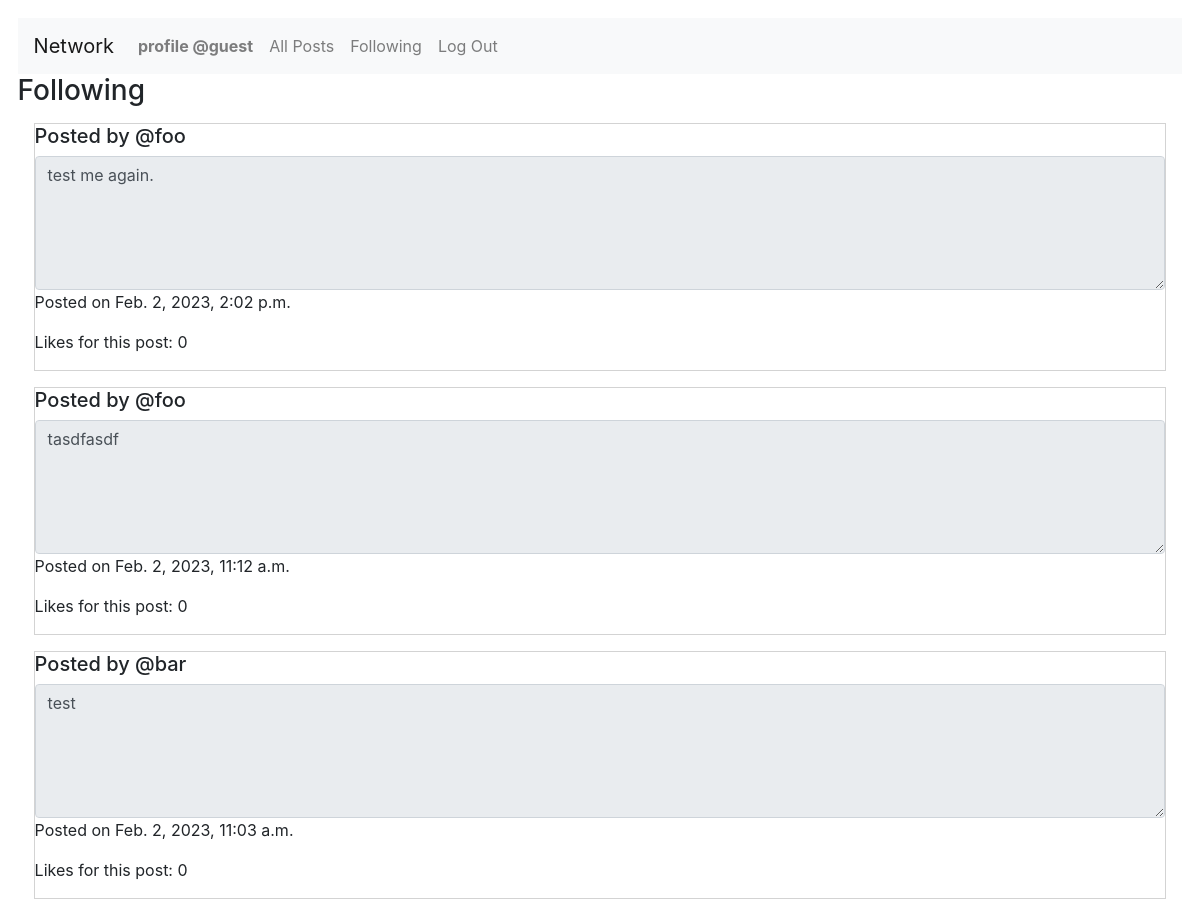
The app's page /following (signed in), older data.
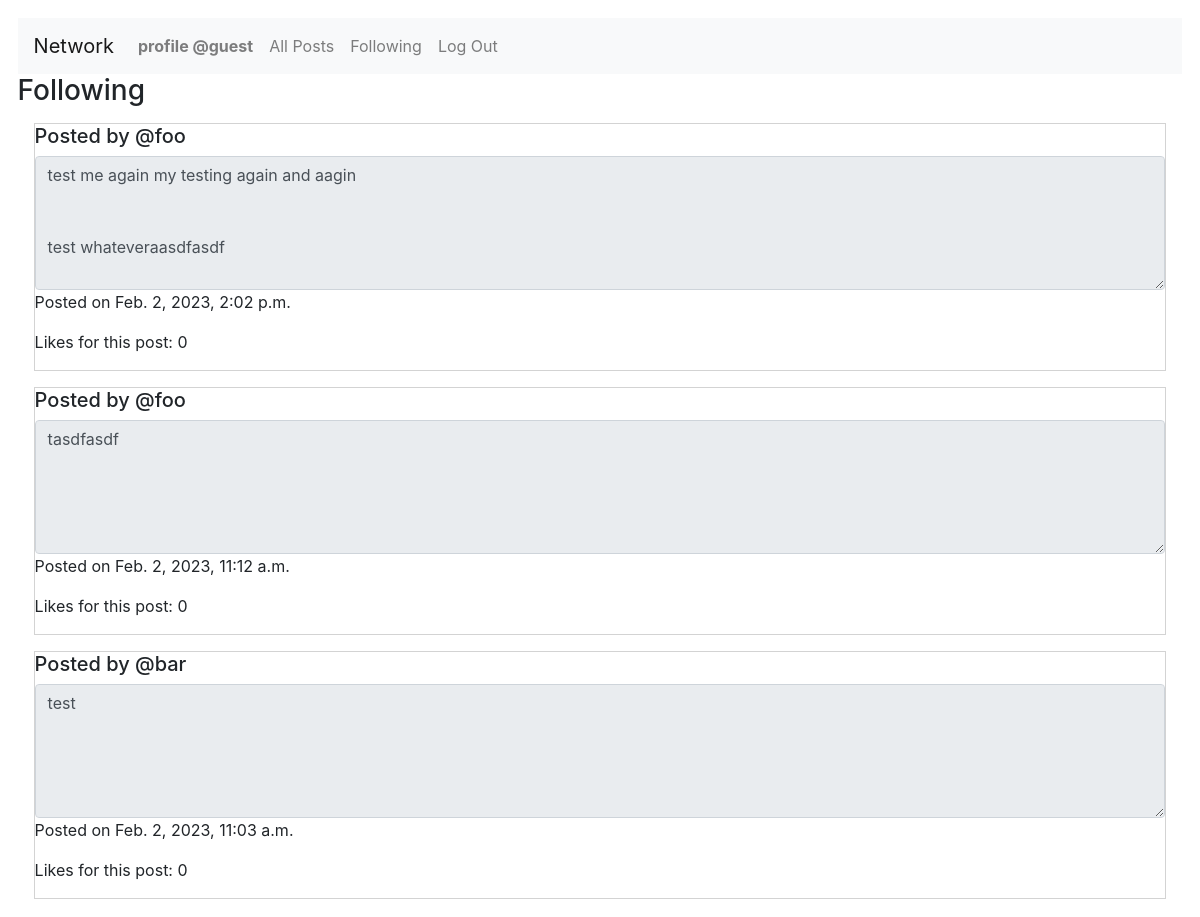
The same page, newer data.
### network/models.py (models this page shows, shortened)
class User(AbstractUser):
    pass
    def __str__(self) -> str:
        return f"User Name: {self.username} - User ID: {self.id}"

class Posts(models.Model):
    creator = models.ForeignKey(
        User, on_delete=models.PROTECT, related_name="get_creator_listings", blank=False)
    content = models.TextField(max_length=600)
    createdDate = models.DateTimeField(auto_now_add=True)
    numberLikes = models.IntegerField(blank=True, default=0)

### network/views.py (the view)
# urls.py: path("following", views.getFollowing, name="getFollowing"),
@csrf_exempt
@login_required
def getFollowing(request):
    print("In getFollowing")
    user = request.user
    print(user)
    user_id = request.user.id
    user_name = request.user.username
    currentOBJ = Follow.objects.get(id=user_id)
    following = currentOBJ.following.all()
    qs = following.order_by().values('id')
    qs = list(qs)
    emptyQueryset = Posts.objects.filter(creator=0)
    for dic in qs:
        for val in dic.values():
            print(val)
            listings = Posts.objects.filter(creator=val)
            UserObject = User.objects.filter(id=val)
            if emptyQueryset.exists():
                newQueryset = newQueryset | listings
            else:
                newQueryset = emptyQueryset | listings
                emptyQueryset = newQueryset
    PostsByDate = newQueryset.order_by('-createdDate')
    return render(request, "network/following.html", {"listings": PostsByDate, "UserObject": UserObject})

### network/templates/network/following.html
{% extends "network/layout.html" %}
{% block body %}
    <h3>Following</h3>
    {% for list in listings %}
    <div id="allPostings">
        <div class="post{{forloop.counter0}}">
            <h5 class="creator">Posted by {{list.creator.username}}</h5><textarea
                class="form-control content" id="readonlyContent" rows="5"
                readonly="true">{{list.content}}</textarea>
             <p class="timestamp">Posted on {{list.createdDate}}</p>
            <p class="numberLikes">Likes for this post: {{list.numberLikes}}</p>
        </div>
    </div>
    {% endfor %}
{% endblock %}

### network/templates/network/layout.html (shortened to what this page needs)
{% load static %}
<!DOCTYPE html>
<html lang="en">
<head>
    <link rel="stylesheet" href="https://stackpath.bootstrapcdn.com/bootstrap/4.4.1/css/bootstrap.min.css"
>
    <link href="{% static 'network/styles.css' %}" rel="stylesheet">
</head>
<body>
    <nav class="navbar navbar-expand-lg navbar-light bg-light">
        <a class="navbar-brand" href="{% url 'index' %}">Network</a>
        <div>
            <ul class="navbar-nav mr-auto">
                {% if user.is_authenticated %}
                <li class="nav-item">
                    <a class="nav-link" id="djangoProfile" href="{% url 'getProfile' %}"><strong>profile {{ user.username }}</strong></a>
                </li>
                <li class="nav-item">
                    <a class="nav-link" id="djangoAllPosts" href="{% url 'djangoAllPosts' %}">All Posts</a>
                </li>
                {% endif %}
                {% if user.is_authenticated %}
                <li class="nav-item">
                    <a class="nav-link" id="djangoFollowing" href="{% url 'getFollowing' %}">Following</a>
                </li>
                <li class="nav-item">
                    <a class="nav-link" href="{% url 'logout' %}">Log Out</a>
                </li>
                {% endif %}
            </ul>
        </div>
    </nav>
    <div class="body">
        {% block body %}
        {% endblock %}
    </div>
</body>
</html>

### network/static/network/styles.css (style rules this page uses)
body { margin: 1.1em; }
[class*="post"] { margin: 1.0em; border-style: solid; border-width: thin; border-color: lightgray; }

Row changes from the older to the newer data that the page shows:
changed Posts: content "test me again." → "test me again my testing again and aagin test whateveraasdfasdf"
